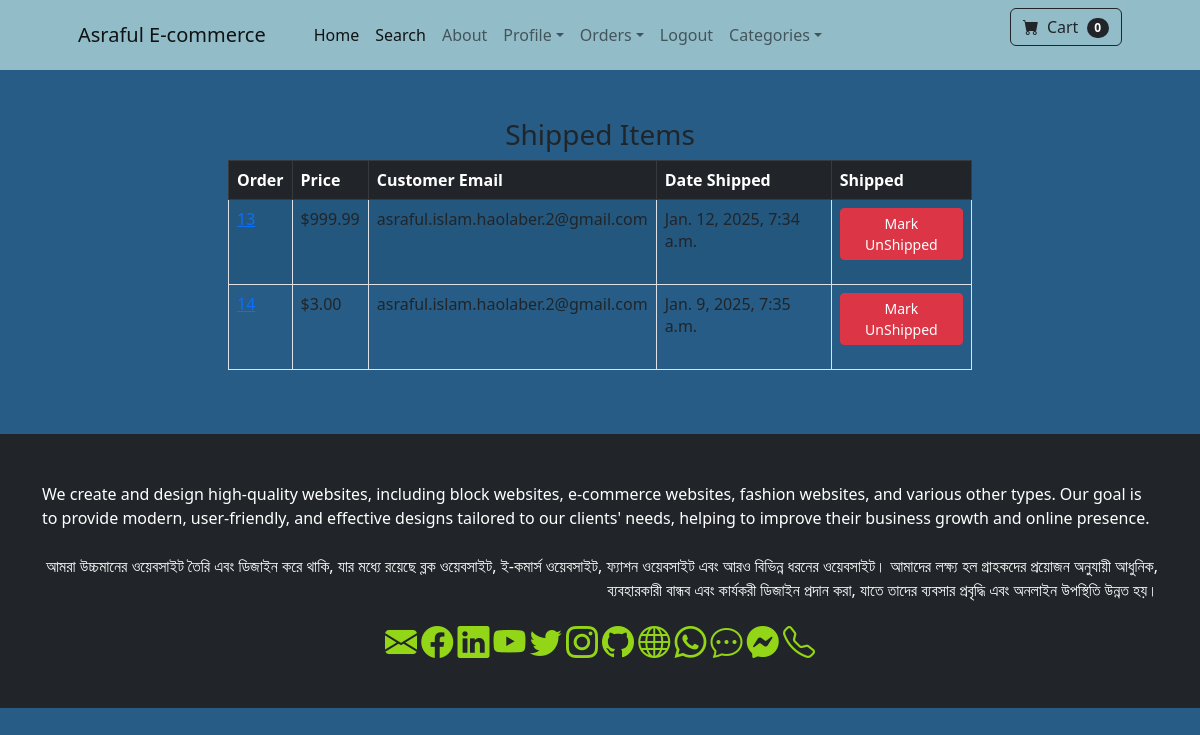
The page /payment/shipped_dash (signed in) on the database its author committed.
### payment/models.py (models this page shows, shortened)
class Order(models.Model):
	user = models.ForeignKey(User, on_delete=models.CASCADE, null=True, blank=True)
	full_name = models.CharField(max_length=250)
	email = models.EmailField(max_length=250)
	shipping_address = models.TextField(max_length=15000)
	amount_paid = models.DecimalField(max_digits=7, decimal_places=2)
	date_ordered = models.DateTimeField(auto_now_add=True)
	shipped = models.BooleanField(default=False)
	date_shipped = models.DateTimeField(blank=True, null=True)

### payment/views.py (the view, shortened to what this page needs)
# urls.py: path('shipped_dash', views.shipped_dash, name="shipped_dash"),             # _39
def shipped_dash(request):
	if request.user.is_authenticated and request.user.is_superuser:
		orders = Order.objects.filter(shipped=True)
		return render(request, "payment/shipped_dash.html", {"orders":orders})
	else:
		messages.success(request, "Access Denied")
		return redirect('home')

### cart/cart.py (called while the page is built)
	def __len__(self):
		return len(self.cart)

### cart/context_processors.py (called while the page is built)
def cart(request):                 # _12
	return {'cart': Cart(request)}

### payment/templates/payment/shipped_dash.html (shortened to what this page needs)
{% extends 'base.html' %}
{% block content %}
        <div class="container">
        	<div class="row">
        		<center>
        			<div class="col-8">
        				<br/><br/>
<h3>Shipped Items</h3>
<table class="table table-striped table-hover table-bordered">
  <thead class="table-dark">
    <tr>
      <th scope="col">Order</th>
      <th scope="col">Price</th>
      <th scope="col">Customer Email</th>
      <th scope="col">Date Shipped</th>
      <th scope="col">Shipped</th>
    </tr>
  </thead>
  <tbody>
    {% for item in orders %}
    <tr>
      <td><a href="{% url 'orders' item.id %}">{{ item.id }}</a></td>
      <td>${{ item.amount_paid }}</td>
      <td>{{ item.email }}</td>
      <td>{{ item.date_shipped }}</td>
       <td>
        <form method="POST">
          <button type="Submit" class="btn btn-danger btn-sm">Mark UnShipped</button>
        </form>
      </td>
    </tr>
    {% endfor %}
  </tbody>
</table>
<br/><br/>
        			</div>
        		</center>
        	</div>
        </div>
{% endblock %}

### static/css/customise.css (style rules this page uses)
body { background-color: #265c85 !important; }
h3 { animation: textColorCycle 2s infinite; }

### rows shown on the page
Order: id "13", amount_paid "999.99", email "asraful.islam.haolaber.2@gmail.com", date_shipped "Jan. 12, 2025, 7:34 a.m."
Order: amount_paid "3.00", email "asraful.islam.haolaber.2@gmail.com", date_shipped "Jan. 9, 2025, 7:35 a.m."

### other values the page prints
{{ cart|length }} "0"
